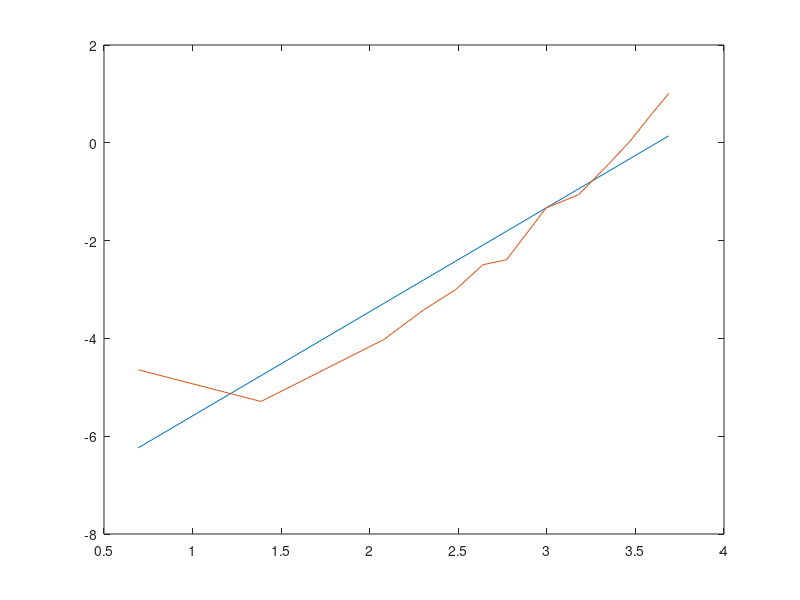
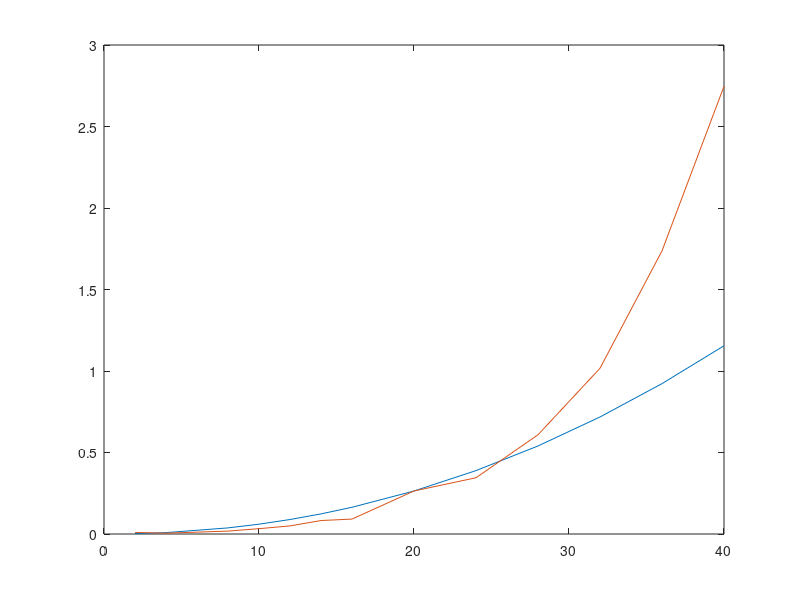

MATLAB code for these plots, in order:
clear all ;

totalTimes = [ 9.6406e-003     5.0432e-003    17.8881e-003    32.6787e-003    49.6617e-003    82.5970e-003    91.5545e-003   263.9244e-003 345.0983e-003   608.6959e-003     1.0167e+000     1.7369e+000     2.7467e+000 ] ;

gridSizes = [ 2.0000e+000     4.0000e+000     8.0000e+000    10.0000e+000    12.0000e+000    14.0000e+000    16.0000e+000    20.0000e+000 24.0000e+000    28.0000e+000    32.0000e+000    36.0000e+000    40.0000e+000 ] ;

numGrids = size( gridSizes, 2 ) ;

logTotalTimes = log( totalTimes ) ;
logN = log( gridSizes ) ;

p = polyfit( logN, logTotalTimes, 1 ) ;
m = p(1) ;
a = p(2) ;

fitCheck = zeros(numGrids, 1) ;
logFitCheck = zeros(numGrids, 1) ;
for i = 1:numGrids
   logFitCheck(i) = a + logN( i ) * m ;
   fitCheck(i) = exp(a) * gridSizes(i)^m ;
end

figure ; plot( logN, logFitCheck, logN, logTotalTimes )
figure ; plot( gridSizes, fitCheck, gridSizes, totalTimes )

